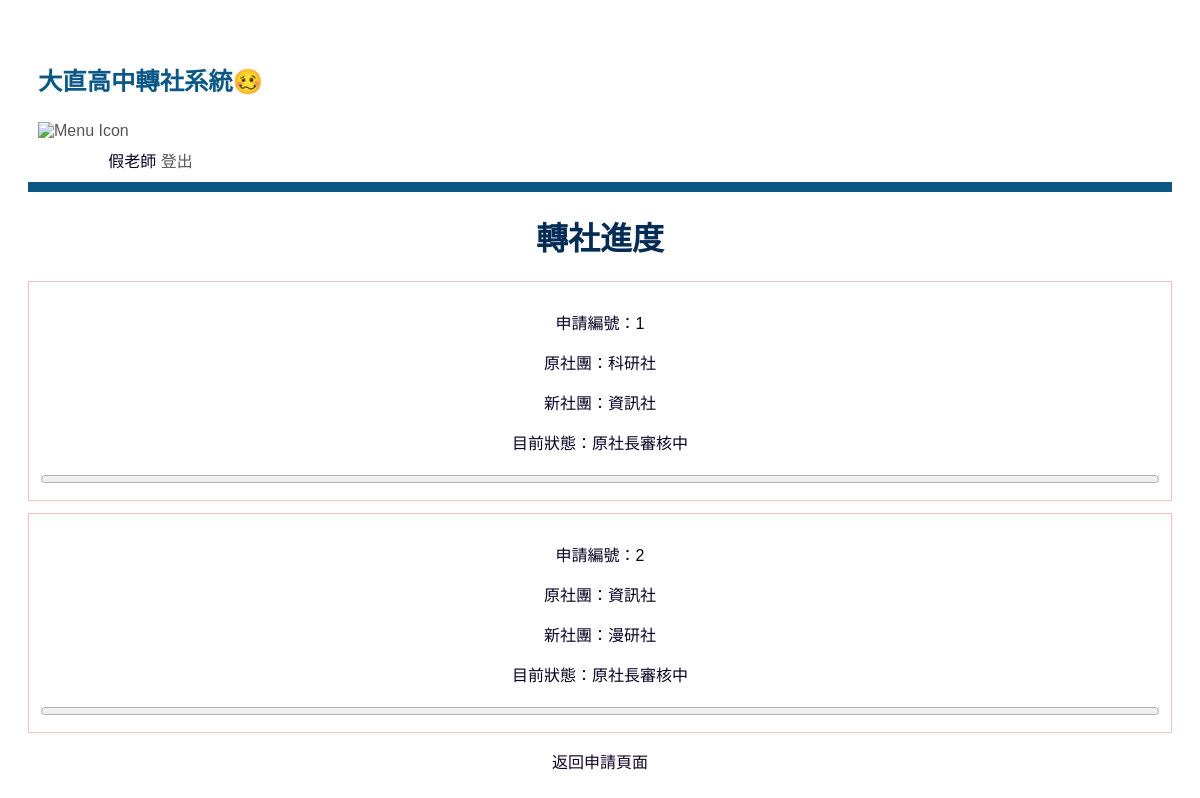
The page /transfer/progress/ (signed in) on the database as committed earlier.
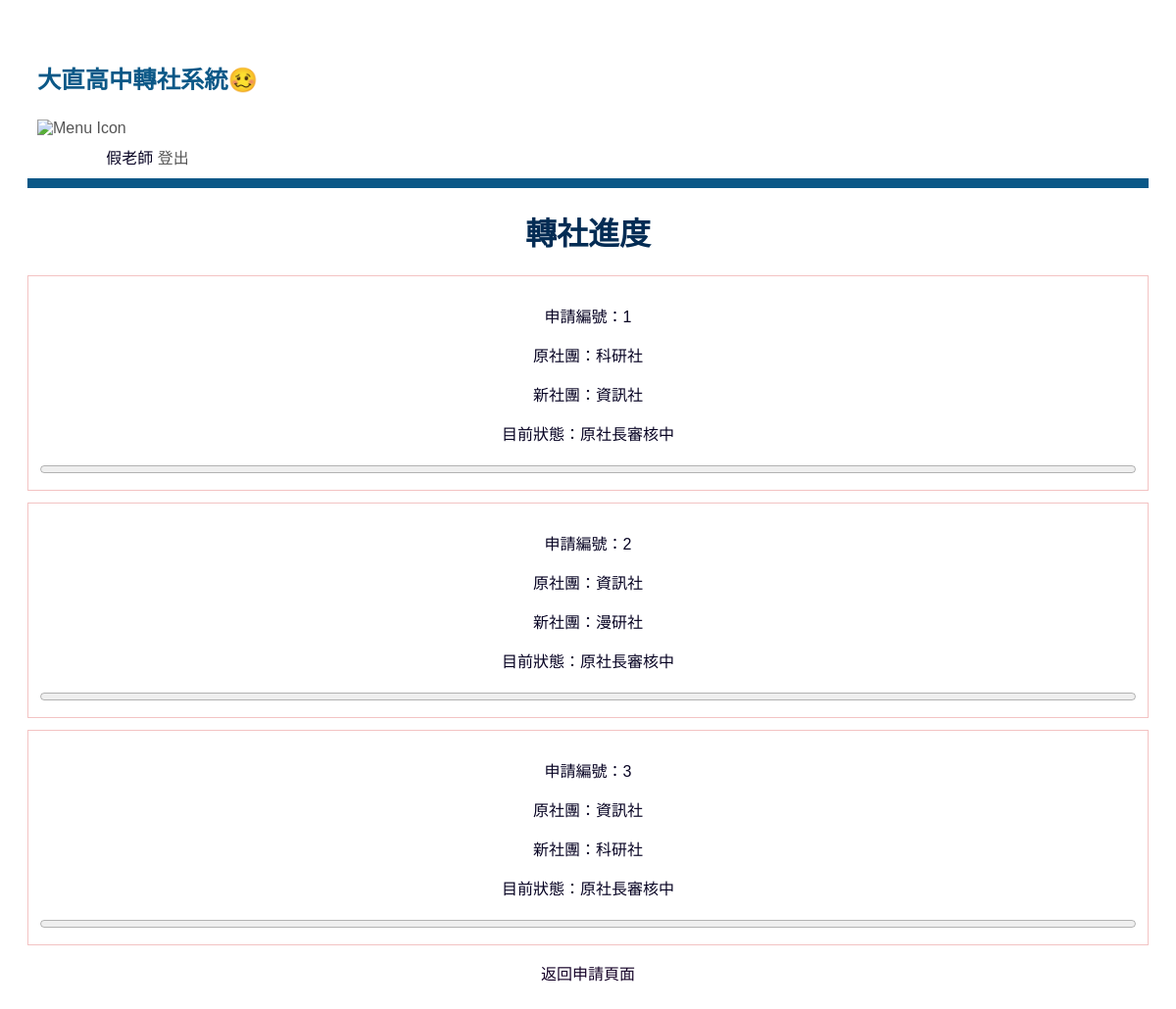
The same page on the database as committed later.
### transfer/models.py (models this page shows, shortened)
class TransferRequest(models.Model):
    STATUS_CHOICES = [
        (0, '原社長審核中'),
        (1, '原老師審核中'),
        (2, '新社長審核中'),
        (3, '新老師審核中'),
        (4, '完成'),
    ]
    student = models.ForeignKey(User, on_delete=models.CASCADE, related_name='transfer_requests', verbose_name="申請人")
    old_club = models.ForeignKey(Club, on_delete=models.CASCADE, related_name='outgoing_requests', verbose_name="原社團")
    new_club = models.ForeignKey(Club, on_delete=models.CASCADE, related_name='incoming_requests', verbose_name="新社團")
    status = models.IntegerField(choices=STATUS_CHOICES, default=0, verbose_name="進度狀態")
    created_at = models.DateTimeField(auto_now_add=True, verbose_name="申請時間")

class Club(models.Model):
    name = models.CharField(max_length=100, unique=True, verbose_name="社團名稱")
    max_participants = models.IntegerField(verbose_name="人數上限")
    founder = models.ForeignKey(User, on_delete=models.SET_NULL, null = True,related_name='founded_clubs', verbose_name="社長")
    teacher = models.ForeignKey(User, on_delete=models.SET_NULL, null = True, related_name='taught_clubs', verbose_name="指導老師")

### transfer/views.py (the view)
# urls.py: path('progress/', views.progress, name='progress'),
@login_required
def progress(request):
    user = request.user
    if user.is_staff or user.is_superuser:#判斷如果是「學務處 / 最高管理員」，可以直接看到所有的申請單
        requests = TransferRequest.objects.all()
    else:   #如果是一般登入者（可能是學生、社長、或老師）
        requests = TransferRequest.objects.filter(
            Q(student=user) |                  # 條件A: 申請人
            Q(old_club__founder=user) |        # 條件B: 「原社團」的社長
            Q(new_club__founder=user) |        # 條件C: 「新社團」的社長
            Q(old_club__teacher=user) |        # 條件D: 「原社團」的指導老師
            Q(new_club__teacher=user)          # 條件E: 「新社團」的指導老師
        ).distinct()  # distinct() 用來避免重複抓取同一筆資料
    return render(request, 'transfer/progress.html', {'requests': requests})

### transfer/templates/transfer/progress.html (shortened to what this page needs)
{% extends "base.html" %}
{% block main %}
    <h1>轉社進度</h1>
    {% if requests %}
        {% for req in requests %}
            <section style="border:1px solid #f3c3c3; padding:12px; margin-bottom:12px;">
                <p>申請編號：{{ req.id }}</p>
                <p>原社團：{{ req.old_club.name }}</p>
                <p>新社團：{{ req.new_club.name }}</p>
                <p>目前狀態：{{ req.get_status_display }}</p>
                <progress value="{{ req.status }}" max="4" style="width:100%; height:16px;"></progress>
            </section>
        {% endfor %}
    {% else %}
        <p>目前沒有任何轉社申請。</p>
    {% endif %}
    <p><a href="{% url 'apply_transfer' %}">返回申請頁面</a></p>
{% endblock %}

Rows that differ between the two databases and show on the page:
added TransferRequest: id "3", old_club.name "資訊社", new_club.name "科研社", status "原社長審核中"
